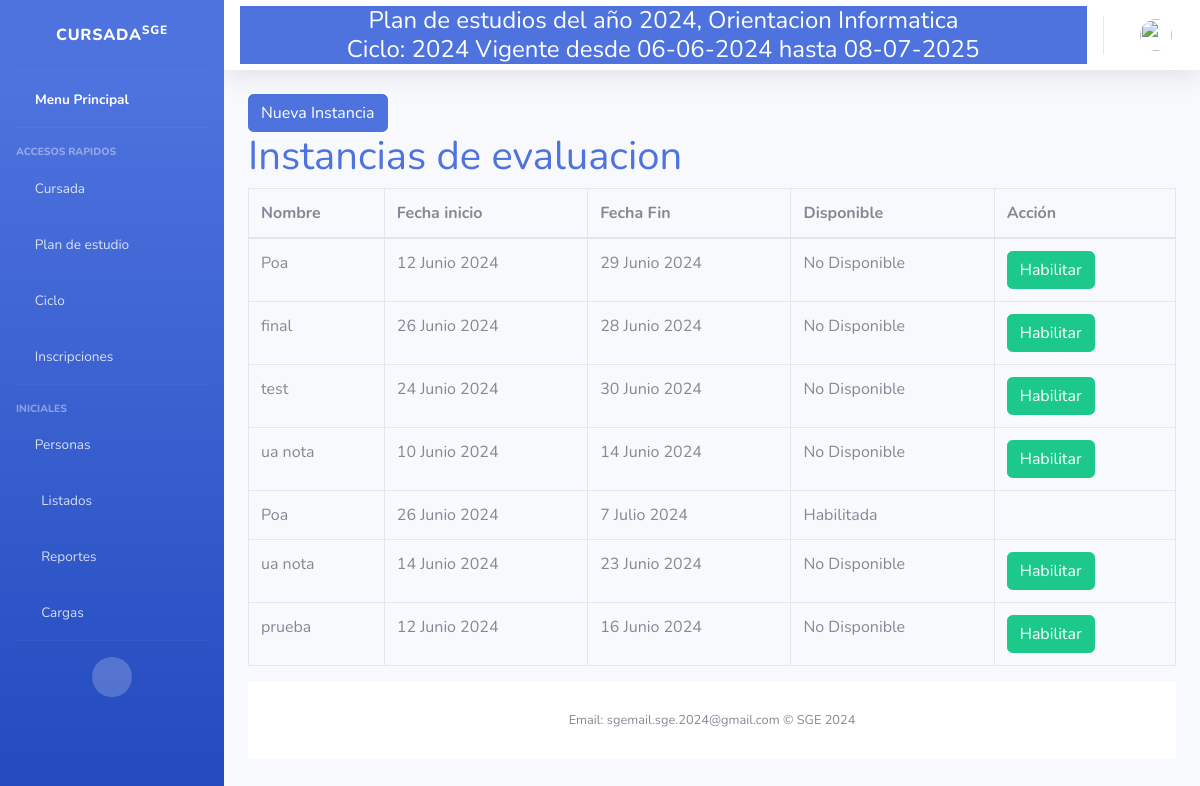
The page /Clases/verInstancias on the database as committed earlier.
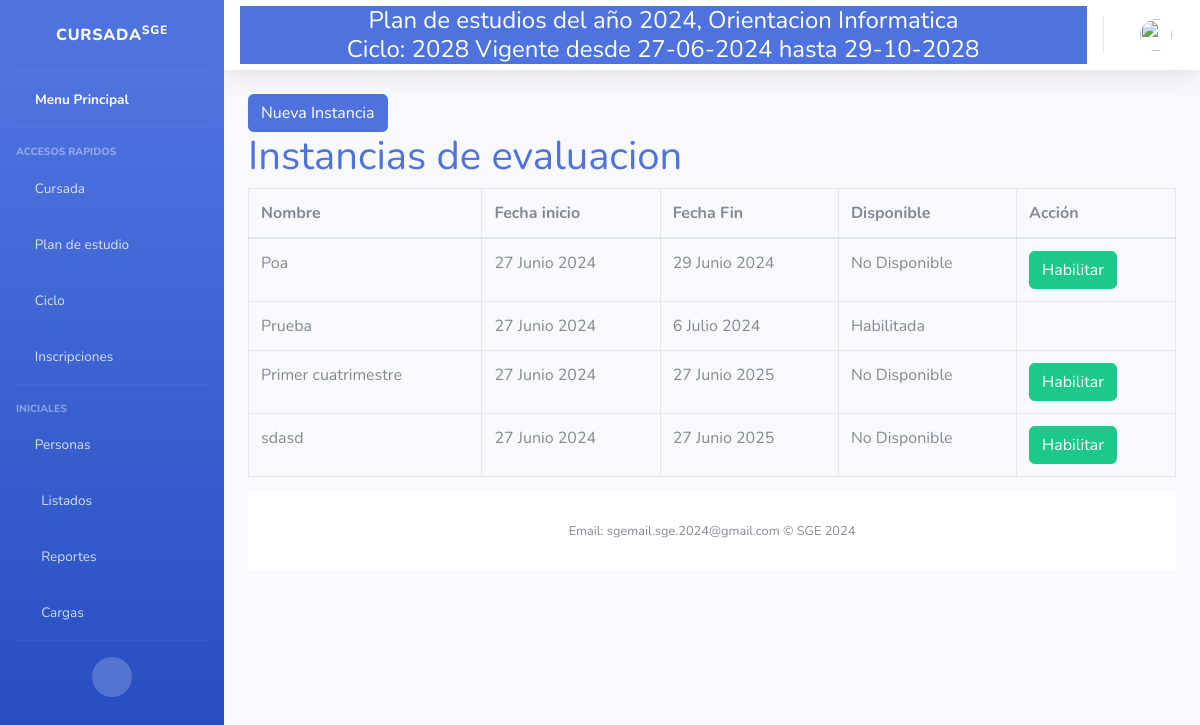
The same page on the database as committed later.
### Core/models.py (models this page shows, shortened)
class Ciclo (models.Model):
    anioCalendario = models.CharField(
        help_text="Ej: 2024",
        max_length=4,
        unique= True)
    fechaInicio = models.DateField(help_text="Ej: 16/02/2024",
                                   default=now)
    plan = models.ForeignKey(PlanDeEstudios, blank=False, on_delete=models.CASCADE)
    fechaFin = models.DateField(help_text="Ej: 28/11/2024",)
    esActual = models.BooleanField(
        default= True
    )
    def __str__(self):
        return "{0} Vigente desde {1} hasta {2}".format(self.anioCalendario,self.fechaInicio.strftime("%d-%m-%Y"), self.fechaFin.strftime("%d-%m-%Y"))

class Instancia(models.Model):
    ciclo = models.ForeignKey(Ciclo, on_delete=models.CASCADE)
    nombre = models.CharField(help_text="Ej: Nota Final"
                              ,max_length= 50)
    disponible = models.BooleanField(default = False)
    fecha_inicio = models.DateField(help_text="Ej: 16/02/2024",
                                   default=now)
    fecha_fin = models.DateField(help_text="Ej: 16/02/2024")

### Clases/views.py (the view)
def instancias_list(request):
    instancias = Instancia.objects.filter(ciclo = request.ciclo)
    return render(request, 'Calificacion/instancias.html',{'instancias':instancias})

### Core/models.py (called while the page is built)
    def __str__(self):
        return "Plan de estudios del año {0}, Orientacion {1}".format(self.anio, self.orientacion)

### Clases/templates/Calificacion/instancias.html (shortened to what this page needs)
{% extends 'index.html' %}
{% load bootstrap5 %}
{% block content %}
    <div class="content">
        <a href="/Clases\altaInstancia">
            <button class="btn btn-primary">Nueva Instancia</button>
        </a>
        <h1><a href="#">Instancias de evaluacion</a></h1>
        <div class="hidden orden-listado">
            <div class="flex-md-column-reverse">
                <table class="table table-bordered table-hover">
                    <thead class="hidden orden-listado">
                        <tr class="table-hover">
                            <th>Nombre</th>
                            <th>Fecha inicio</th>
                            <th>Fecha Fin</th>
                            <th>Disponible</th>
                            <th>Acción</th>
                        </tr>
                    </thead>
                    <tbody>
                        {% block tabla %}
                            {% if instancias %}
                                {% for instancia in instancias %}
                                    <tr>
                                        <td>{{ instancia.nombre }}</td>
                                        <td>{{ instancia.fecha_inicio }}</td>
                                        <td>{{ instancia.fecha_fin }}</td>
                                        {% if instancia.disponible %}
                                            <td>Habilitada</td>
                                        {% else %}
                                        <td>No Disponible</td>
                                        {% endif %}
                                        <td>
                                            {% if not instancia.disponible %}
                                                <button class="btn btn-success btn-habilitar" data-instancia-id="{{ instancia.id }}" data-bs-toggle="modal" data-bs-target="#habilitarModal">Habilitar</button>
                                            {% endif %}
                                        </td>
                                    </tr>
                                {% endfor %}
                            {% else %}
                                <tr>
                                    <td colspan="5">NO HAY INSTANCIAS PARA LISTAR</td>
                                </tr>
                            {% endif %}
                        {% endblock tabla %}
                    </tbody>
                </table>
            </div>
        </div>
    </div>
{% endblock %}

### principal/templates/index.html (shortened to what the changed rows need)
<!DOCTYPE html>
<html lang="en">
<head>
    <link href="https://cdn.jsdelivr.net/npm/bootstrap@5.2.3/dist/css/bootstrap.min.css" rel="stylesheet">
    <link href= "{% static 'vendor/fontawesome-free/css/all.min.css' %}" rel="stylesheet" type="text/css">
    <link href="{% static 'css/sb-admin-2.min.css' %}" rel="stylesheet">
    {% load bootstrap5 %}
</head>
{% block sidebar %}
<body id="page-top">
    <div id="wrapper">
            {% endblock sidebar %}
        <div id="content-wrapper" class="d-flex flex-column">
            <div id="content">
<nav class="navbar navbar-expand navbar-light bg-white topbar mb-4 static-top shadow">
    <div class="container input-group btn-primary d-flex flex-column">
        <h4 class="mb-0">{{request.plan}}</h4>
        <h4 class="mb-0">Ciclo: {{request.ciclo}}</h4>
    </div>
</nav>
                <div class="container-fluid">
                {% block content %}{% endblock content %}
        </div>
</body>
</html>

Rows that differ between the two databases and show on the page:
no longer on this page (row edited): Ciclo: ciclo "2024 Vigente desde 06-06-2024 hasta 08-07-2025"
no longer on this page (row unchanged): Instancia: nombre "Poa", fecha_inicio "12 Junio 2024", fecha_fin "29 Junio 2024", disponible "No Disponible"
no longer on this page (row unchanged): Instancia: nombre "final", fecha_inicio "26 Junio 2024", fecha_fin "28 Junio 2024", disponible "No Disponible"
no longer on this page (row unchanged): Instancia: nombre "test", fecha_inicio "24 Junio 2024", fecha_fin "30 Junio 2024", disponible "No Disponible"
no longer on this page (row unchanged): Instancia: nombre "ua nota", fecha_inicio "10 Junio 2024", fecha_fin "14 Junio 2024", disponible "No Disponible"
no longer on this page (row edited): Instancia: nombre "Poa", fecha_inicio "26 Junio 2024", fecha_fin "7 Julio 2024", disponible "Habilitada"
no longer on this page (row unchanged): Instancia: nombre "ua nota", fecha_inicio "14 Junio 2024", fecha_fin "23 Junio 2024", disponible "No Disponible"
no longer on this page (row unchanged): Instancia: nombre "prueba", fecha_inicio "12 Junio 2024", fecha_fin "16 Junio 2024", disponible "No Disponible"
added Ciclo: ciclo "2028 Vigente desde 27-06-2024 hasta 29-10-2028"
added Instancia: nombre "Poa", fecha_inicio "27 Junio 2024", fecha_fin "29 Junio 2024", disponible "No Disponible"
added Instancia: nombre "Prueba", fecha_inicio "27 Junio 2024", fecha_fin "6 Julio 2024", disponible "Habilitada"
added Instancia: nombre "Primer cuatrimestre", fecha_inicio "27 Junio 2024", fecha_fin "27 Junio 2025", disponible "No Disponible"
added Instancia: nombre "sdasd", fecha_inicio "27 Junio 2024", fecha_fin "27 Junio 2025", disponible "No Disponible"
